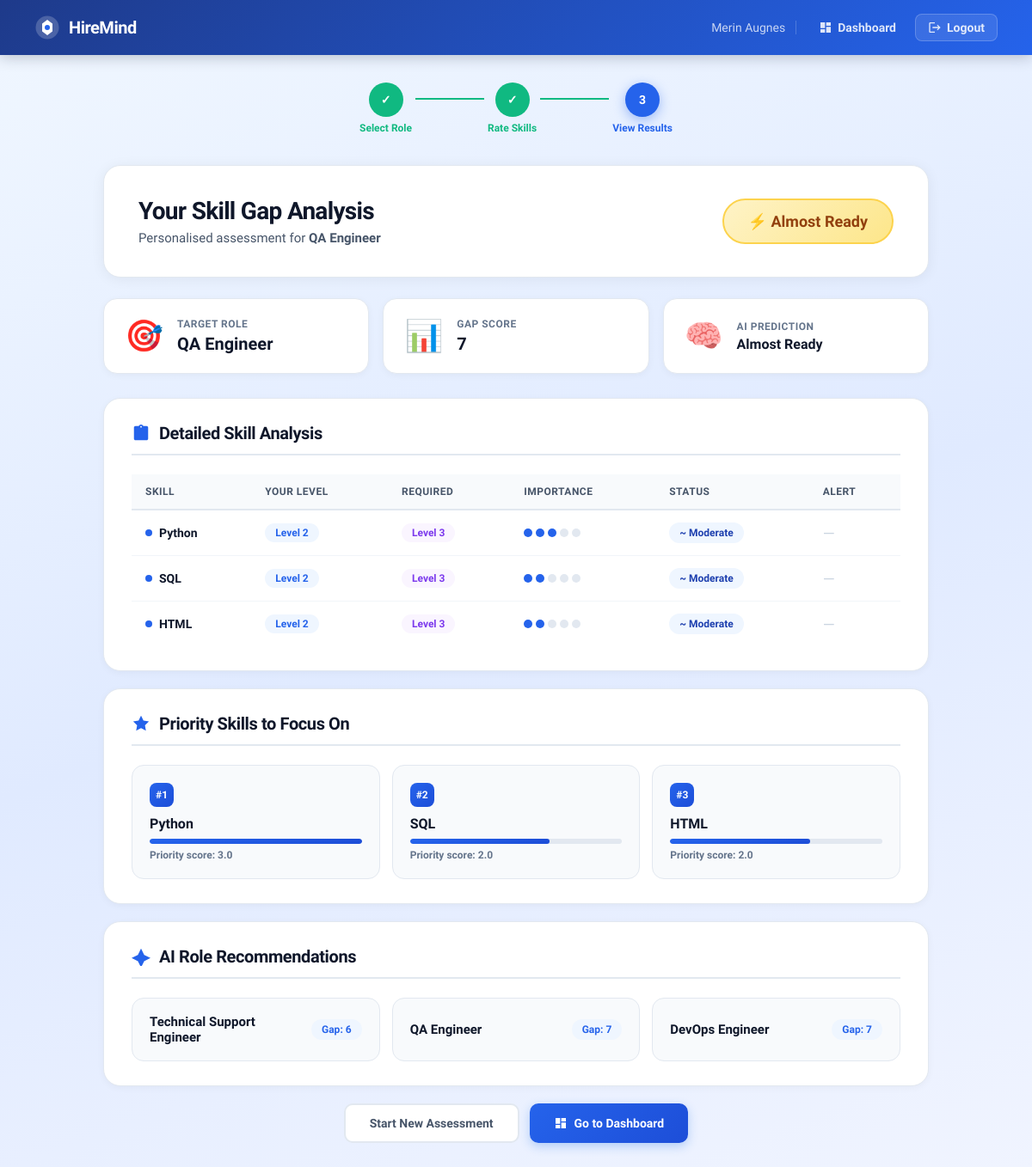
Page /assessment/50 (signed in) on the committed database.
### tables this page shows
CREATE TABLE assessments (
            id INTEGER PRIMARY KEY AUTOINCREMENT,
            user_id INTEGER,
            job_role TEXT,
            total_gap INTEGER,
            readiness TEXT,
            created_at TEXT,
            FOREIGN KEY (user_id) REFERENCES users(id)
        );

CREATE TABLE job_skills (
            id INTEGER PRIMARY KEY AUTOINCREMENT,
            role_id INTEGER,
            skill_name TEXT,
            weight INTEGER,
            FOREIGN KEY (role_id) REFERENCES job_roles(id)
        );

### app.py (the view)
@app.route('/assessment/<int:assessment_id>')
def view_assessment(assessment_id):
    if 'user_id' not in session:
        return redirect(url_for('login'))
    conn = sqlite3.connect("hiremind.db", timeout=10)
    cursor = conn.cursor()
    cursor.execute("""
        SELECT job_role, total_gap, readiness
        FROM assessments
        WHERE id = ? AND user_id = ?
    """, (assessment_id, session['user_id']))
    assessment = cursor.fetchone()
    if not assessment:
        conn.close()
        return "Assessment not found"
    job_role, total_gap, readiness = assessment
    cursor.execute("""
        SELECT skill_name, user_level
        FROM user_skills
        WHERE assessment_id = ?
    """, (assessment_id,))
    rows = cursor.fetchall()
    conn.close()
    user_skills = {row[0]: row[1] for row in rows}
    job_requirements = get_job_requirements(job_role)
    total_gap, gap_details, extra_features = calculate_skill_gap(
        user_skills,
        job_requirements
    )
    recommendations = generate_recommendations(gap_details)
    role_suggestions = recommend_roles(user_skills)
    return render_template(
        "result.html",
        job_role=job_role,
        total_gap=total_gap,
        readiness=readiness,
        gap_details=gap_details,
        recommendations=recommendations,
        role_suggestions=role_suggestions
    )

### app.py (called while the page is built)
def get_job_requirements(role):
    conn = sqlite3.connect("hiremind.db", timeout=10)
    cursor = conn.cursor()
    cursor.execute("""
        SELECT jrs.skill_name, jrs.weight
        FROM job_roles jr
        JOIN job_skills jrs ON jr.id = jrs.role_id
        WHERE jr.role_name = ?
    """, (role,))
    rows = cursor.fetchall()
    conn.close()
    return {row[0]: row[1] for row in rows}

def generate_recommendations(gap_details):
    recs = []
    for d in gap_details:
        if d['status'] != "Strong":
            priority = (3 - d['user_level']) * d['weight']
            recs.append({"skill": d['skill'], "priority": priority})
    return sorted(recs, key=lambda x: x['priority'], reverse=True)

def recommend_roles(user_skills):
    roles = []
    with open('data/job_roles.csv', newline='') as f:
        reader = csv.DictReader(f)
        job_requirements = {}
        for row in reader:
            role = row['job_role']
            skill = row['skill']
            weight = int(row['weight'])
            if role not in job_requirements:
                job_requirements[role] = {}
            job_requirements[role][skill] = weight
    for role, req in job_requirements.items():
        total_gap, _, _ = calculate_skill_gap(user_skills, req)
        roles.append({
            "role": role,
            "gap": total_gap
        })
    roles.sort(key=lambda x: x["gap"])
    return roles[:3]

### templates/result.html (shortened to what this page needs)
{% extends "base.html" %}
{% block content %}
<head>
</head>
<div class="page-wrapper">
    <div class="stepper">
        <div class="stepper-step">
            <div class="stepper-circle done">✓</div>
            <span class="stepper-label done-label">Select Role</span>
        </div>
        <div class="stepper-line"></div>
        <div class="stepper-step">
            <div class="stepper-circle done">✓</div>
            <span class="stepper-label done-label">Rate Skills</span>
        </div>
        <div class="stepper-line"></div>
        <div class="stepper-step">
            <div class="stepper-circle active">3</div>
            <span class="stepper-label active-label">View Results</span>
        </div>
    </div>
    <div class="result-hero">
        <div class="result-hero-left">
            <h1>Your Skill Gap Analysis</h1>
            <p>Personalised assessment for <strong>{{ job_role }}</strong></p>
        </div>
        <div class="readiness-pill {% if 'Job Ready' in readiness %}pill-ready{% elif 'Almost' in readiness %}pill-almost{% else %}pill-not{% endif %}">
            {% if 'Job Ready' in readiness %}🎉
            {% elif 'Almost' in readiness %}⚡
            {% else %}📚
            {% endif %}
            {{ readiness }}
        </div>
    </div>
    <div class="summary-row">
        <div class="s-card">
            <span class="s-icon">🎯</span>
            <div>
                <div class="s-label">Target Role</div>
                <div class="s-val">{{ job_role }}</div>
            </div>
        </div>
        <div class="s-card">
            <span class="s-icon">📊</span>
            <div>
                <div class="s-label">Gap Score</div>
                <div class="s-val">{{ total_gap }}</div>
            </div>
        </div>
        <div class="s-card">
            <span class="s-icon">🧠</span>
            <div>
                <div class="s-label">AI Prediction</div>
                <div class="s-val" style="font-size:16px;">{{ readiness }}</div>
            </div>
        </div>
    </div>
    <div class="section">
        <h3 class="section-title">
            <svg width="22" height="22" viewBox="0 0 24 24" fill="currentColor"><path d="M19 3h-4.18C14.4 1.84 13.3 1 12 1c-1.3 0-2.4.84-2.82 2H5c-1.1 0-2 .9-2 2v14c0 1.1.9 2 2 2h14c1.1 0 2-.9 2-2V5c0-1.1-.9-2-2-2zm-7 0c.55 0 1 .45 1 1s-.45 1-1 1-1-.45-1-1 .45-1 1-1z"/></svg>
            Detailed Skill Analysis
        </h3>
        <div style="overflow-x:auto;">
            <table class="modern-table">
                <thead>
                    <tr>
                        <th>Skill</th>
                        <th>Your Level</th>
                        <th>Required</th>
                        <th>Importance</th>
                        <th>Status</th>
                        <th>Alert</th>
                    </tr>
                </thead>
                <tbody>
                    {% for row in gap_details %}
                    <tr>
                        <td>
                            <div class="skill-name-cell">
                                <span class="skill-dot"></span>
                                {{ row.skill }}
                            </div>
                        </td>
                        <td><span class="lv-badge lv-{{ row.user_level }}">Level {{ row.user_level }}</span></td>
                        <td><span class="lv-badge required">Level {{ row.required_level }}</span></td>
                        <td>
                            <div class="importance-dots">
                                {% for i in range(row.weight|int) %}<span class="imp-dot filled"></span>{% endfor %}
                                {% for i in range(5 - row.weight|int) %}<span class="imp-dot"></span>{% endfor %}
                            </div>
                        </td>
                        <td>
                            <span class="status-badge status-{{ row.status }}">
                                {% if row.status == "Strong" %}✓{% elif row.status == "Weak" %}!{% elif row.status == "Missing" %}✗{% else %}~{% endif %}
                                {{ row.status }}
                            </span>
                        </td>
                        <td>
                            {% if row.critical %}
                            <span class="critical-tag">⚠ Critical</span>
                            {% else %}
                            <span style="color:#cbd5e1; font-size:18px;">—</span>
                            {% endif %}
                        </td>
                    </tr>
                    {% endfor %}
                </tbody>
            </table>
        </div>
    </div>
    <div class="section">
        <h3 class="section-title">
            <svg width="22" height="22" viewBox="0 0 24 24" fill="currentColor"><path d="M12 2l3.09 6.26L22 9.27l-5 4.87 1.18 6.88L12 17.77l-6.18 3.25L7 14.14 2 9.27l6.91-1.01L12 2z"/></svg>
            Priority Skills to Focus On
        </h3>
        {% if recommendations %}
        <div class="recs-grid">
            {% for rec in recommendations %}
            <div class="rec-card">
                <div class="rec-rank">#{{ loop.index }}</div>
                <h4>{{ rec.skill }}</h4>
                <div class="priority-bar-wrap">
                    <div class="priority-bar" style="width: {{ (rec.priority / recommendations[0].priority * 100) | int }}%"></div>
                </div>
                <p class="priority-score">Priority score: {{ "%.1f"|format(rec.priority) }}</p>
            </div>
            {% endfor %}
        </div>
        {% else %}
        <div class="success-card">
            <div class="s-emoji">🎉</div>
            <h4>Congratulations!</h4>
            <p>You meet all required skill levels for this role. You're job ready!</p>
        </div>
        {% endif %}
    </div>
    <div class="section">
        <h3 class="section-title">
            <svg width="22" height="22" viewBox="0 0 24 24" fill="currentColor"><path d="M12 2l4 8 8 4-8 4-4 8-4-8-8-4 8-4z"/></svg>
            AI Role Recommendations
        </h3>
        <div class="role-sugg-grid">
            {% for r in role_suggestions %}
            <div class="role-sugg-card">
                <h4>{{ r.role }}</h4>
                <span class="gap-chip">Gap: {{ r.gap }}</span>
            </div>
            {% endfor %}
        </div>
    </div>
    <div class="btn-row">
        <button onclick="window.location.href='/'" class="btn-secondary">Start New Assessment</button>
        <button onclick="window.location.href='/dashboard'" class="btn-primary">
            <svg width="16" height="16" viewBox="0 0 24 24" fill="currentColor"><path d="M3 13h8V3H3v10zm0 8h8v-6H3v6zm10 0h8V11h-8v10zm0-18v6h8V3h-8z"/></svg>
            Go to Dashboard
        </button>
    </div>
</div>
{% endblock %}

### static/style.css (style rules this page uses)
* { margin: 0; padding: 0; box-sizing: border-box; }
body { font-family: -apple-system, BlinkMacSystemFont, 'Segoe UI', 'Roboto', 'Oxygen', 'Ubuntu', 'Cantarell', sans-serif; background: linear-gradient(135deg, #667eea 0%, #764ba2 100%); min-height: 100vh; padding: 20px; color: #1e293b; }
.section { margin-bottom: 40px; }
.section-title { display: flex; align-items: center; gap: 12px; font-size: 24px; color: #1e293b; font-weight: 700; margin-bottom: 24px; padding-bottom: 12px; border-bottom: 2px solid #e2e8f0; }
.section-title svg { color: #2C7BE5; }
.modern-table { width: 100%; border-collapse: collapse; background: white; }
.modern-table thead { background: linear-gradient(135deg, #2C7BE5 0%, #1a5fd0 100%); }
.modern-table th { padding: 16px; text-align: left; color: white; font-weight: 600; font-size: 14px; text-transform: uppercase; letter-spacing: 0.5px; }
.modern-table td { padding: 16px; border-bottom: 1px solid #e2e8f0; }
.skill-dot { width: 8px; height: 8px; background: #2C7BE5; border-radius: 50%; }
.status-badge { display: inline-flex; align-items: center; gap: 6px; padding: 6px 12px; border-radius: 20px; font-size: 12px; font-weight: 600; }
button, .btn-primary, .btn-secondary { padding: 14px 32px; border: none; border-radius: 10px; font-size: 16px; font-weight: 600; cursor: pointer; transition: all 0.3s ease; display: inline-flex; align-items: center; gap: 8px; }
.btn-primary, button[type="submit"] { background: linear-gradient(135deg, #2C7BE5 0%, #1a5fd0 100%); color: white; box-shadow: 0 4px 12px rgba(44, 123, 229, 0.3); }
.btn-secondary { background: white; color: #2C7BE5; border: 2px solid #2C7BE5; }

### templates/base.html (style rules this page uses)
* { box-sizing: border-box; }
body { margin: 0; padding: 0; font-family: 'Plus Jakarta Sans', sans-serif; }

### rows in the picture
assessments: job_role "QA Engineer", readiness "Almost Ready", role "QA Engineer", gap "7"
job_skills: skill "Python", user_level "2", required_level "3", status "Moderate", {{ (rec.priority / recommendations[0].priority * 100) | int }} 100 (drawn), priority "3.0"
job_skills: skill "SQL", user_level "2", required_level "3", status "Moderate", {{ (rec.priority / recommendations[0].priority * 100) | int }} 66 (drawn), priority "2.0"
job_skills: skill "HTML", user_level "2", required_level "3", status "Moderate", {{ (rec.priority / recommendations[0].priority * 100) | int }} 66 (drawn), priority "2.0"

### other values in the picture
{{ session['username'] }} "Merin Augnes"
{{ total_gap }} "7"
{{ r.role }} "Technical Support Engineer" "DevOps Engineer"
{{ r.gap }} "6" "7"
